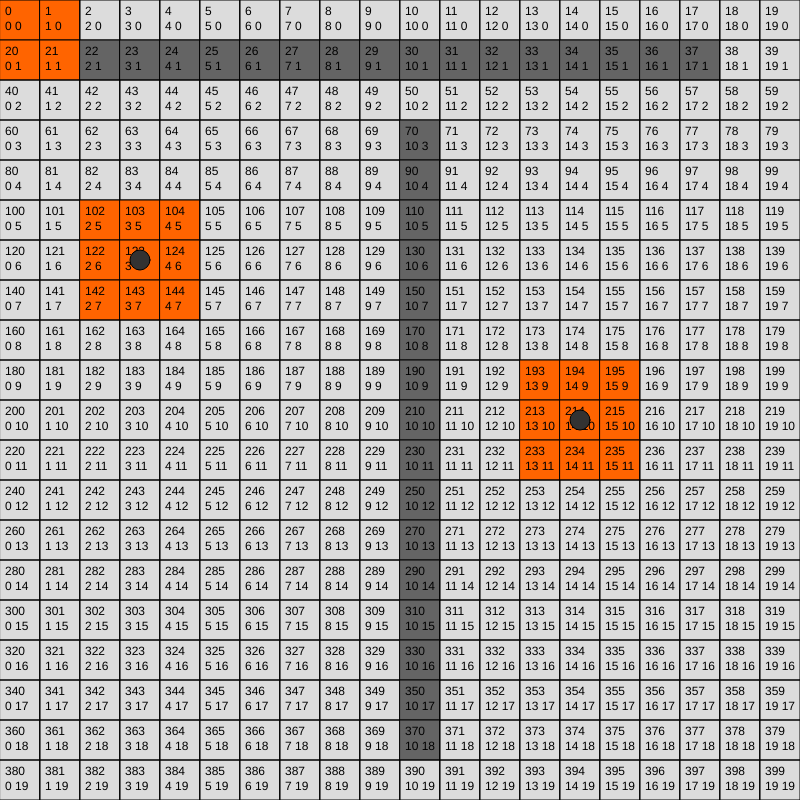
Frame 1 (no input)
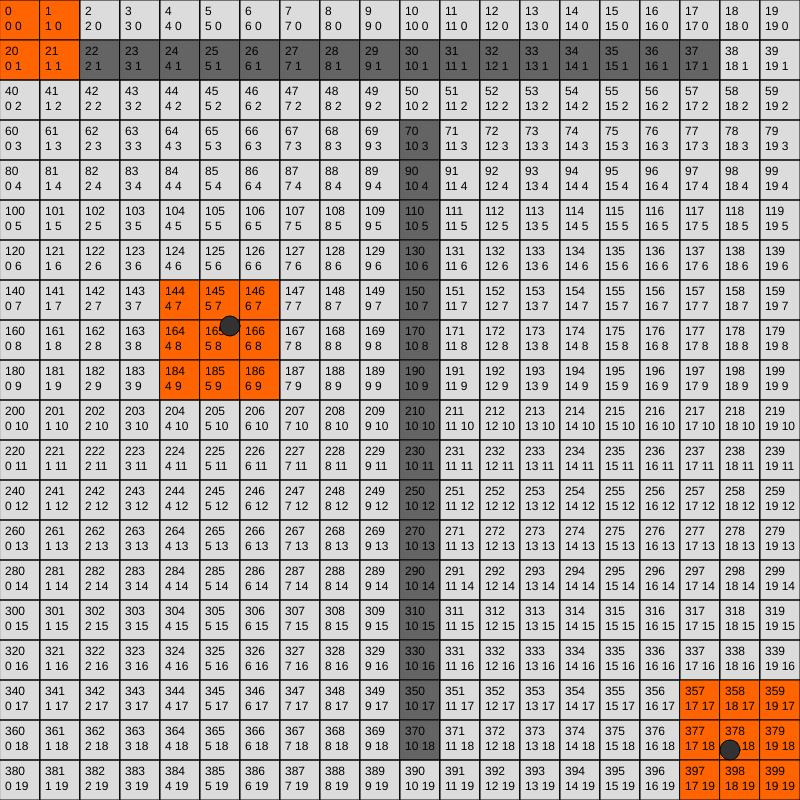
Frame 60 (no input)
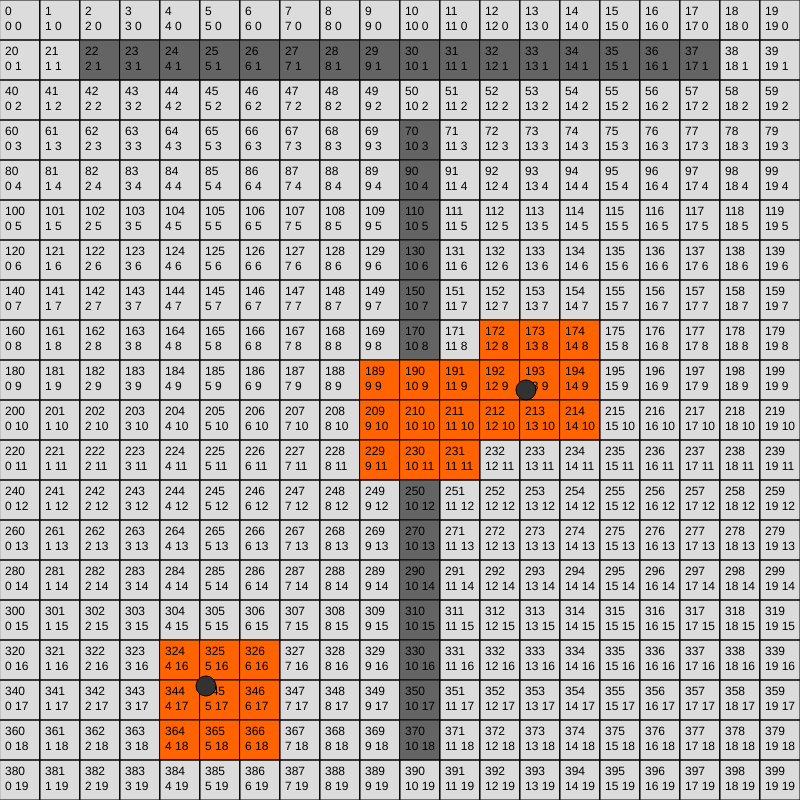
Frame 120 (the mouse pressed at the canvas centre since frame 60)

The p5.js sketch that drew these frames (run headless with seeded random() and noise() and a simulated clock; from frame 60 on, the mouse is pressed at the canvas centre):

// p5.js sketch
// ── sketch.js
tiles = []
balls = []
objectIDnumber = [] //arrays can be added, but they can't be removed. library and archive of objects
//tiles can check to see if the object idnumber they hold still axists (maybe use dictionary

let idleTiles; //how can I let tileRange function only check tiles that store object IDs, rather than tiles that don't (idle tiles)?

// 16:9 aspect ratio: 640x360, 1280×720, 1366×768, 1600×900, 1920×1080, 2560×1440, 3840×2160, 5120×2880, 7680×4320

canvasSizeX = 800 //resolution should be equal to numbers of rows
canvasSizeY = 800  

// I think I need to seperate numOfTilesRow into mapTilesRow and canvasTilsRow.
// Click and drag not working, also mouse to tiles interactions is not accurate 
// once canvas has panned accross the tilemap.

//theres a few ways to do tiles, weather to keep them 16:9 ratio or make sure column = row = canvas x & y


let numOfTilesRow = 20; //number of tiles on the x:y should equal to canvas height and width
let numOfTilesColumn = numOfTilesRow; 

let numOfTilesTotal;

let tileSize = canvasSizeX/numOfTilesRow; //tile size should be equal to 16:9 ratio (I think)
let fps;


function setup() {
  createCanvas(canvasSizeX, canvasSizeY); //x & y of canvas needs to be equal to tile size
  TileSetup();
  //noStroke();
  player = new Player()
  ball = new Ball(tile_to_pos(4),tile_to_pos(7), 9, -9)
  ball2 = new Ball(tile_to_pos(15),tile_to_pos(11), -9, 9)
  
}

function TileSetup(){
  numOfTilesTotal = numOfTilesRow * numOfTilesColumn;
  
  xPosGive = 0;
  yPosGive = 0;
  let block = false
  for (i = 0; i < numOfTilesTotal; i++){  //creating and mapping the tiles
    tile = new Tile(xPosGive, yPosGive, i, block)
    block = false
    if(i >= 21 && i <=36){
      block = true
    }
    if(i >= 67 && i <= 374 && (i % numOfTilesRow) == (numOfTilesRow / 2) - 1){
      block = true
      
    }
    tiles.push(tile)
    xPosGive = xPosGive + tileSize
    if (xPosGive >= canvasSizeX){
      xPosGive = 0;
      yPosGive = yPosGive + tileSize;
    } 
  } 
}




function draw() {
  background(220); 
  fps = frameRate();
  player.tileRange(mouseX,mouseY)
  ball.tileRange()
  ball2.tileRange()
  for(let tile of tiles){
    tile.wipe()
    tile.tileShow()
  }
  ball.show();
  ball.movement()
  ball2.show();
  ball2.movement()
  // for(let ball of balls){
  //   ball.direction()
  //   ball.movement()
  //   ball.tileComs()
  // }
}




class Tile {
  constructor (xP, yP, ID, bo) {
    this.ID = ID
    this.xPixel = xP
    this.yPixel = yP 
    this.onTimer = 0
    this.on = false
    this.objects = [];
    this.blockObjects = bo
  }
  wipe(){
    this.objects = []
  }
  turnOn(){
    this.on = true
    this.onTimer = 0
  }
  tileShow(){
    let x = this.xPixel
    let y = this.yPixel
    noFill();
    //noStroke();
    if (this.blockObjects == true){
      fill(100)
    }
    if (this.on == true){
      fill(255,100,0)
      this.onTimer++
      if (this.onTimer >= 1){
        this.on = false
        this.onTimer = 0
      }
    }
    rect(x, y, tileSize) 
    fill(0)
    text(this.ID, x + 5, y + 15)
    text('' + tileX(this.ID) + ' ' + tileY(this.ID), x + 5, y + 30)
  } 
  checkIDholds() { 
    //can classes store whole class arrays?
    //this.IDhold = ball[1] 
    //can other objects pull this variable from this tile?
  }
}




class Player {
  constructor(){
    this.x = mouseX;
    this.y = mouseY;
    this.tileNeighbors = []
  }
  tileComs(){
    
  }
  tileRange(x,y){  
    let currentTile = findTileArray(x,y)
    this.tileNeighbors = findNeighbors(currentTile) //find the neighboring tiles of the mouse location
    for (let tile of this.tileNeighbors){  //eventually change it to run through active tiles only
      tiles[tile].turnOn()
    }
  }
}




class Ball {
  constructor(x, y, dirX, dirY, bo){
    this.x = x
    this.y = y
    this.speed = 1
    this.objectEncounter = []  //found in tiles neighbors
    this.tileNeighbors = []
    this.onTile = 0
    this.dirX = dirX
    this.dirY = dirY
    this.directionOptions = {up: 0, down: 0, left: 0, right: 0}
    
  }
  show(){
    fill(50)
    ellipse(this.x,this.y,tileSize/2)
    
    
    
  }
  tileRange(){  //get tilerange before moving, reacting, or directing
    this.onTile = findTileArray(this.x,this.y)
    this.tileNeighbors = findNeighbors(this.onTile) //find the neighboring tiles of the ball location
    this.directionOptions = returnDirectionOptions(this.onTile, this.tileNeighbors, this.directionOptions)
    for (let tile of this.tileNeighbors){  
      tiles[tile].turnOn()
    }
  }
  direction(){
    
    //if range of the direction its going is != difX/difY than its time to bounce off wall or chnage direction
    //change direction if neighbors function tells direction function to move forward 0
    
    
    
  }
  movement(){

    
    //do something with the range array: move or stop according to rang tiles. if there is no range on left then stop. if the range tile returns as a wall, dont move to that tile
    //this.dirX = checkBoundaryX(this.onTile, this.dirX)
    if(directionCheckX(this.dirX, this.directionOptions) == false){
      this.dirX = -this.dirX
    }
    if(directionCheckY(this.dirY, this.directionOptions) == false){
      this.dirY = -this.dirY
    }
    let moveX = objectSpeed(this.speed) * this.dirX
    let moveY = objectSpeed(this.speed) * this.dirY
    this.x = this.x + moveX
    this.y = this.y + moveY
    
  }

  reactToTileRange(){
    
    
    
    
  }
}

//vvvvv if the object bounces long enough, they go off the tile map

// vvvvv check to see if the tile that the object is headed towards is available or not
function directionCheckX(dirX, options){
  if(dirX < 0 && options.left == 0){
    return false
  }
  if(dirX > 0 && options.right == 0){
    return false
  }
  return true
}

function directionCheckY(dirY, options){ 
  if(dirY < 0 && options.up == 0){
    return false
  }
  if(dirY > 0 && options.down == 0){
    return false
  }
  return true
}
// ^^^^^ check to see if the tile that the object is headed towards is available or not



// vvvvv change left, down, up, right directions according to neighboring tiles vvvvv
function returnDirectionOptions (ct, tileNeighbors, options){
  if (tileNeighbors.includes(ct - 1) == true && tiles[ct - 1].blockObjects == false){
    options.left = 1
  } else {
    options.left = 0
  }  
  if (tileNeighbors.includes(ct + 1) == true && tiles[ct + 1].blockObjects == false){
    options.right = 1
  } else {
    options.right = 0  
  }  
  if (tileNeighbors.includes(ct - numOfTilesRow) == true && tiles[ct - numOfTilesRow].blockObjects == false){
    options.up = 1
  } else {
    options.up = 0  
  }  
  if (tileNeighbors.includes(ct + numOfTilesRow) == true && tiles[ct + numOfTilesRow].blockObjects == false){
    options.down = 1
  } else {
    options.down = 0    
  }  
  return options  
}
// ^^^^^ change left, down, up, right directions according to neighboring tiles ^^^^^



// vvvvv Find tiles array according to given canvas x and y vvvvv
function findTileArray (x,y){
  x = findXtile(x)
  y = findYtile(y)
  let i = x + y 
  return i  
}

function findXtile (x) {  
  x = x/tileSize
  x = Math.floor(x)
  if (x >= numOfTilesRow){ x = numOfTilesRow -1}
  else if (x < 0){ x = 0}
  return x
  return x
}

function findYtile (y) {
  y = y/tileSize
  y = Math.floor(y)
  if (y >= numOfTilesColumn){ y = numOfTilesColumn -1}
  else if (y < 0){ y = 0}
  y = y * numOfTilesRow
  return y
}
// ^^^^^ Find tiles array according to given canvas x and y ^^^^^
  


// vvvvv turns tilex or tiley into canvas pos vvvvv
function tile_to_pos(i){  //probably need to seperate into x and y when i create a sidescroller function
  pos = (i * tileSize) - (tileSize / 2)  //maybe allow this function to accept arrayTile and X/Y Tile parameters
  return pos
}
// ^^^^^ turns tilex or tiley into canvas pos ^^^^^



// vvvvv find position according to array tile vvvvv
function array_posX(i){ 
  let x = tileX(i)
  x = tile_to_pos(x)
  return x
}

function array_posY(i){
  let y = tileY(i)
  y = tile_to_pos(y)
  return y
}
// ^^^^^ find position according to array tile ^^^^^



// vvvvv Find and return tile neighbors according to given tile array vvvvv
function findNeighbors(currentTile){ //find neighboring tiles of given tile array
  let range = 1  //this function doesnt work with more than 1 number yet (border issues) 
  let start = currentTile - range - numOfTilesRow    
  let end = currentTile + range + numOfTilesRow
  start = rangeTileOutBoundsCorrection(currentTile, start, range) //correct the start range tile if out of bounds
  end = rangeTileOutBoundsCorrection(currentTile, end, range) //correct the end range tile if out of bounds
  let xDiameter = tileX(end - start)
  let yDiameter = tileY(end - start)
  let identifiedTiles = []
  for(i = 0; i <= yDiameter; i++){
    let y = start + (numOfTilesRow * i)
    for(x = 0; x <= xDiameter; x++){
      let numP = x + y
      if (numP >= 0 && numP < tiles.length){
        identifiedTiles.push(numP)  //maybe create a active tiles array/library? or check if tile is active
      } else {
        console.log("oops")
      }
    }
  }
  return identifiedTiles
}
// ^^^^^ Find and return tile neighbors according to given tile array ^^^^^
  


// vvvvv check and correct the distance between center tile and range tile vvvvv
function rangeTileOutBoundsCorrection(ct, rt, ra){ //make sure the range tile stays in bounds! 
  if (rt < 0){rt++} 
  dX = difX(ct,rt)
  if(abs(dX) != ra || rt < 0 || rt > tiles.length){
    if(dX > 0 && abs(dX) != ra){
      rt = rt - 1
      if(rt < 0){
        rt = rt + numOfTilesRow
      }else if(rt > tiles.length){
        rt = rt - numOfTilesRow 
      }     
    }else if(dX < 0 && abs(dX) != ra){
      rt = rt + 1 
      if(rt < 0){
        rt = rt + numOfTilesRow
      }else if(rt > tiles.length){
        rt = rt - numOfTilesRow 
      }  
    }else if(rt < 0){
        rt = rt + numOfTilesRow
    }else if(rt > tiles.length){
        rt = rt - numOfTilesRow 
    }
  }  
  return rt
}
// ^^^^^ check and correct the distance between center tile and range tile ^^^^^



// vvvvv figure out what is the x or y coordinance of tile array vvvvv
function tileX (tile){
  let tileX = tile % numOfTilesRow
  return tileX
}

function tileY (tile){
  let tileX = tile % numOfTilesRow
  let tileY = (tile - tileX) / numOfTilesRow
  return tileY
}
// ^^^^^ figure out what is the x or y coordinance of tile array ^^^^^



// vvvvv figure out the x or y coordinance difference between two tiles vvvvv
function difX (tile1, tile2){
  let tile1X = tileX(tile1)
  let tile2X = tileX(tile2)
  let difX = tile1X - tile2X
  return difX
}

function difY (tile1, tile2){
  let tile1Y = tileY(tile1)
  let tile2Y = tileY(tile2)
  let difY = tile1Y - tile2Y
  return difY
}
// ^^^^^ figure out the x or y coordinance difference between two tiles ^^^^^



// vvvvv object movement stuff
function objectSpeed(tilesAsecond){
  tilesAsecond = (tileSize * tilesAsecond) / fps 
  return tilesAsecond
  
}
